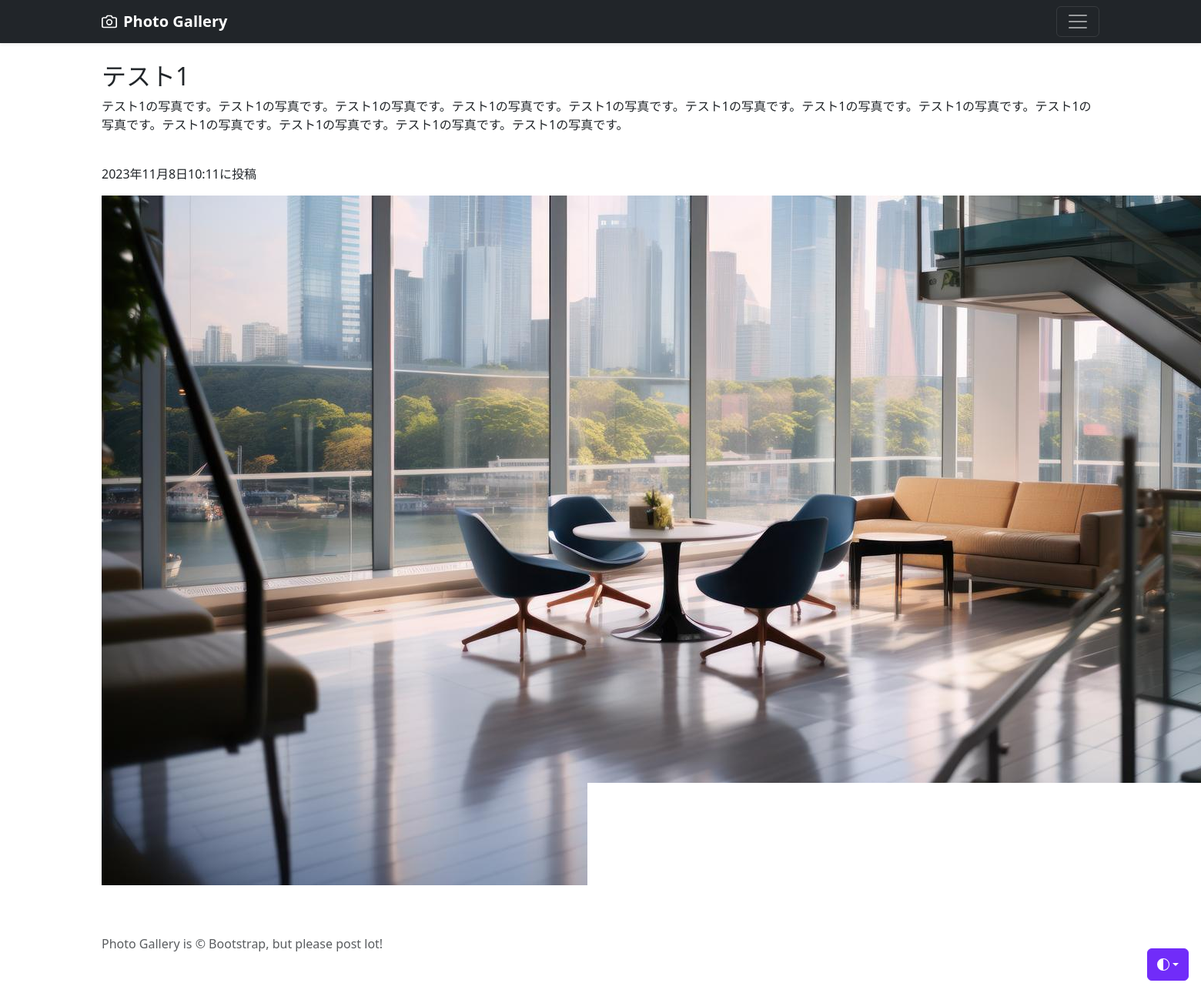
The page /photo-detail/1 (signed in) on the database its author committed.
### photo/models.py (models this page shows, shortened)
class PhotoPost(models.Model):
    user = models.ForeignKey(
                CustomUser,
                verbose_name='ユーザ',
                on_delete=models.CASCADE)
    category = models.ForeignKey(
                Category,
                verbose_name='カテゴリ',
                on_delete=models.PROTECT)
    title = models.CharField(
                verbose_name='タイトル',
                max_length=200)
    comment = models.TextField(
                verbose_name='コメント')
    image1 = models.ImageField(
                verbose_name='イメージ1',
                upload_to='photos')
    image2 = models.ImageField(
                verbose_name='イメージ2',
                upload_to='photos',
                blank=True,
                null=True)
    posted_at = models.DateTimeField(
                verbose_name='投稿日時',
                auto_now_add=True)

### photo/views.py (the view)
class PhotoDetailView(DetailView):
    template_name='detail.html'
    model=PhotoPost

### photo/templates/detail.html (shortened to what this page needs)
{% extends 'base.html' %}
{% block contents %}
<br>
<div class="container">
    <h2>{{object.title}}</h2>
    <p>{{object.comment}}</p>
    <br>
    <p>{{object.posted_at}}に投稿</p>
    <p><img src="{{object.image1.url}}"></p>
{% endblock %}

### rows shown on the page
PhotoPost: title "テスト1", comment "テスト1の写真です。テスト1の写真です。テスト1の写真です。テスト1の写真です。テスト1の写真です。テスト1の写真です。テスト1の写真です。テスト1の写真です。テスト1の写真です。テスト1の写真です。テスト1の写真です。テスト1の写真です。テスト1の写真です。", posted_at "2023年11月8日10:11", image1 (picture)
